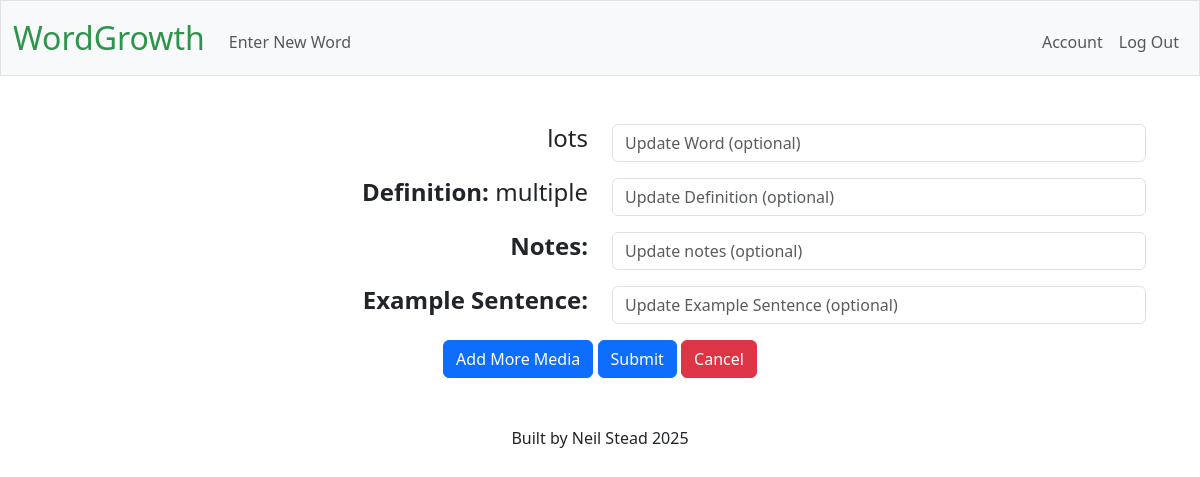
Before: /word_edit/40 (signed in) with the older database file.
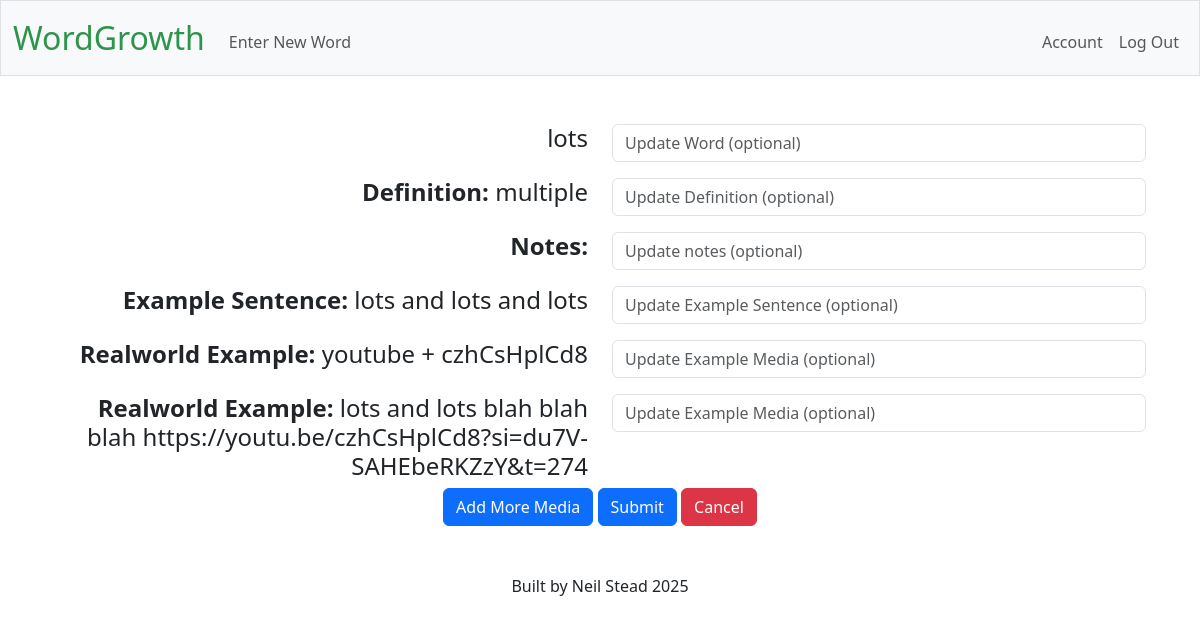
After: the same page with the newer database file.
### tables this page shows
CREATE TABLE "vocabulary" (id INTEGER PRIMARY KEY AUTOINCREMENT, user_id INTEGER, word TEXT NOT NULL, definition TEXT, notes TEXT, example_sentence TEXT, example_media TEXT, media_type TEXT, article_excerpt TEXT, FOREIGN KEY (user_id) REFERENCES users(id));

CREATE TABLE media (id INTEGER PRIMARY KEY AUTOINCREMENT, word_id INTEGER NOT NULL, example_media TEXT, media_type TEXT, article_excerpt TEXT, platform TEXT, video_id TEXT, start_time INTEGER, FOREIGN KEY (word_id) REFERENCES vocabulary(id));

### app.py (the view)
@app.route("/word_edit/<int:word_id>", methods=["POST", "GET"])
@login_required
def word_edit(word_id):
    conn = get_db_connection()
    cursor = conn.cursor()
    cursor.execute("SELECT * FROM vocabulary WHERE id=?", [word_id])
    word = cursor.fetchone()
    cursor.execute("SELECT * FROM media WHERE word_id=?", [word_id])
    media_list = cursor.fetchall()
    if request.method == "POST":
        media_ids = request.form.getlist("media_id[]")
        replaced_media_list = request.form.getlist("example_media[]")
        additional_media_list = request.form.getlist("additional_media[]")
        updated_word = request.form.get("word") or word["word"]
        updated_definition = request.form.get("definition") or word["definition"]
        updated_notes = request.form.get("notes") or word["notes"]
        updated_example_sentence = request.form.get("example_sentence") or word["example_sentence"]
        if additional_media_list:
            for media in additional_media_list:
                additional_media = classify_media_url(media)
                if additional_media["media_type"] == 'article':
                    cursor.execute(
                        "INSERT INTO media (word_id, media_type, article_excerpt) VALUES (?, ?, ?)", [
                            word_id,
                            additional_media["media_type"],
                            additional_media["article_excerpt"]
                            ]
                        )
                else:
                    cursor.execute(
                        "INSERT INTO media (word_id, media_type, video_id, start_time, platform) VALUES (?, ?, ?, ?, ?)", [
                            word_id,
                            additional_media["media_type"],
                            additional_media["video_id"],
                            additional_media["start_time"],
                            additional_media["platform"]
                            ]
                        )
            conn.commit()
        if replaced_media_list:
            for media_id, media in zip(media_ids, replaced_media_list):
                original = next((m for m in media_list if m["id"] == int(media_id)), None)
                if not media.strip():
                    continue  # skip updating this row entirely
                replaced_media = classify_media_url(media)
                if replaced_media["media_type"] == original:
                    if replaced_media["media_type"] == 'video':
                        cursor.execute(
                            "UPDATE media SET example_media = ?, video_id = ?, start_time = ?, platform = ?, WHERE id = ?", [
                                replaced_media["example_media"],
                                replaced_media["video_id"],
                                replaced_media["start_time"],
                                replaced_media["platform"],
                                media_id
                                ]
                                )
                    else:
                        cursor.execute(
                            "UPDATE media SET article_excerpt = ? WHERE id = ?",
                                [replaced_media["example_media"], media_id]
                            )
                else:
                    if replaced_media["media_type"] == 'video':
                        cursor.execute(
                            "UPDATE media SET media_type = ?, article_excerpt = NULL, video_id = ?, start_time = ?, platform = ? WHERE id = ?", [
                                replaced_media["media_type"],
                                replaced_media["video_id"],
                                replaced_media["start_time"],
                                replaced_media["platform"],
                                media_id
                                ]
                        )
                    else:
                        cursor.execute(
                            "UPDATE media SET video_id = NULL, start_time = NULL, platform = NULL, media_type = ?, article_excerpt = ? WHERE id = ?", [
                                replaced_media["media_type"],
                                replaced_media["article_excerpt"],
                                media_id
                                ]
                        )
            conn.commit()
        cursor.execute(
            "UPDATE vocabulary SET word = ?, definition = ?, notes = ?, example_sentence = ? WHERE id = ?",
                [
                updated_word,
                updated_definition,
                updated_notes,
                updated_example_sentence,
                word_id
                ]
            )
        conn.commit()
        return redirect(url_for("word_view", word_id=word["id"]))
    else:
        return  render_template("word_edit.html", word=word, media_list=media_list)

### app.py (called while the page is built)
@app.teardown_appcontext
def close_db_connection(exception):
    db = g.pop('db', None)
    if db is not None:
        db.close()

### helpers.py (called while the page is built)
def get_db_connection():
    if 'db' not in g:
        g.db = sqlite3.connect(DATABASE)
        g.db.execute("PRAGMA foreign_keys = ON")  # Enables foreign key checks
        g.db.row_factory = sqlite3.Row # enables dictionaries to be returned not just tuples
    return g.db

def login_required(f):
    @wraps(f)
    def decorated_function(*args, **kwargs):
        if 'user_id' not in session:
            return redirect(url_for('login'))
        return f(*args, **kwargs)
    return decorated_function

### templates/word_edit.html (shortened to what this page needs)
{% extends "layout.html" %}
{% block main %}
<div class="container">
    <form action="{{  url_for('word_edit', word_id=word['id'])  }}" method="post">
        <div class="row">
            <div class="col-6 text-end"><h4>{{ word["word"] }}</h4></div>
            <div class="col-6 mb-3"><input autocomplete="off" autofocus class="form-control" name="word" placeholder="Update Word (optional)" type="text"></div>
        </div>
        <div class="row">
            <div class="col-6 text-end"><h4><strong>Definition:</strong> {{ word["definition"] }}</h4></div>
            <div class="col-6 mb-3"><input autocomplete="off" class="form-control" name="definition" placeholder="Update Definition (optional)" type="text"></div>
        </div>
        <div class="row">
            <div class="col-6 text-end"><h4><strong>Notes:</strong> {{ word["notes"] }}</h4></div>
            <div class="col-6 mb-3"><input autocomplete="off" class="form-control" name="notes" placeholder="Update notes (optional)" type="text"></div>
        </div>
        <div class="row">
            <div class="col-6 text-end"><h4><strong>Example Sentence:</strong> {{ word["example_sentence"] }}</h4></div>
            <div class="col-6 mb-3"><input autocomplete="off" class="form-control" name="example_sentence" placeholder="Update Example Sentence (optional)" type="text"></div>
        </div>
        {% for media in media_list %}
            {% if media["media_type"] == 'video' %}
                <div class="row">
                    <div class="col-6 text-end"><h4><strong>Realworld Example:</strong> {{ media["platform"] }} + {{ media["video_id"] }}</h4>
                    </div>
                    <div class="col-6 mb-3">
                        <input autocomplete="off" class="form-control" name="example_media[]" placeholder="Update Example Media (optional)" type="text">
                    </div>
                </div>
                {% else %}
                <div class="row">
                    <div class="col-6 text-end"><h4><strong>Realworld Example:</strong> {{ media["article_excerpt"] }}</h4>
                    </div>
                    <div class="col-6 mb-3">
                        <input autocomplete="off" class="form-control" name="example_media[]" placeholder="Update Example Media (optional)" type="text">
                    </div>
                </div>
            {% endif %}
        {% endfor %}
        <button class="btn btn-primary" type="button" id="add_media">Add More Media</button>
        <button class="btn btn-primary" value="submit" type="submit">Submit</button>
        <a href="{{ url_for('word_view', word_id=word['id']) }}" class="btn btn-danger">Cancel</a>
    </form>
</div>
{% endblock %}>

Changed rows visible on the page:
changed vocabulary "lots": example_sentence (not shown) → "lots and lots and lots"
added media: platform "youtube", video_id "czhCsHplCd8"
added media: article_excerpt "lots and lots blah blah blah https://youtu.be/czhCsHplCd8?si=du7V-SAHEbeRKZzY&t=274"
